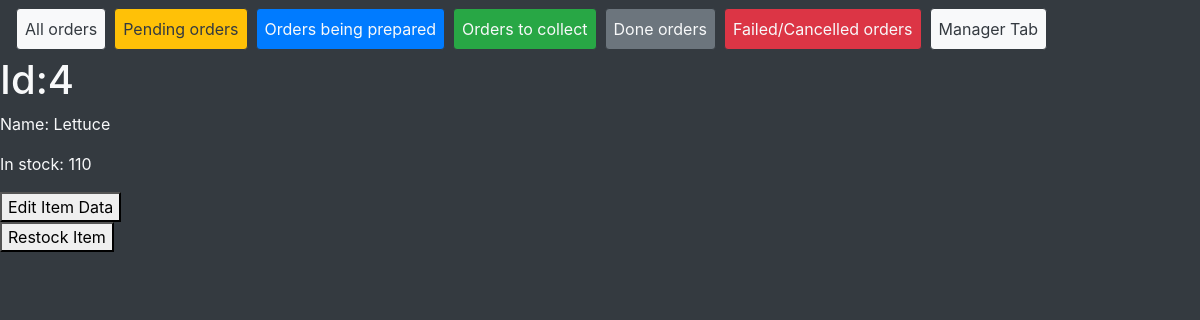
Before: /ordersys/manage_ingredient/4 with the older database file.
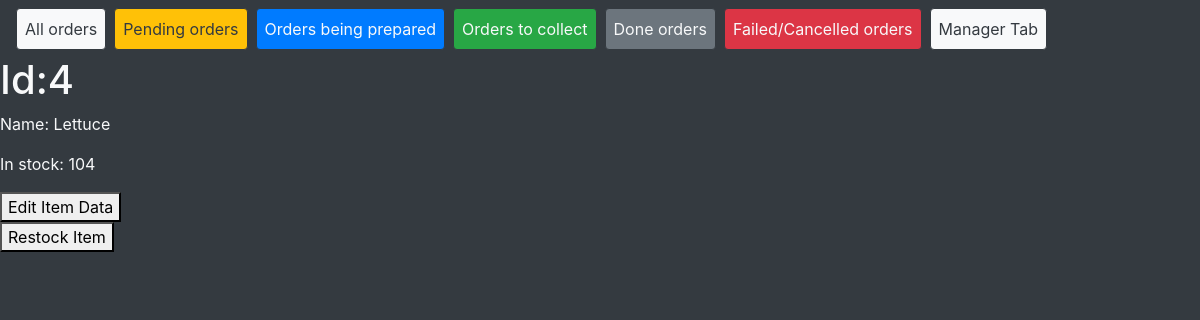
After: the same page with the newer database file.
### ordersys/models.py (models this page shows, shortened)
class Ingredient(models.Model):
    name = models.CharField(max_length=32)
    amount_stored = models.PositiveIntegerField()
    restock_cost = models.DecimalField(max_digits=4, decimal_places=2, default=0)

### ordersys/views/manager_views.py (the view)
# urls.py: path('manage_ingredient/<int:pk>', views.IngredientDetailsView.as_view(), name='ingredient_details'),
class IngredientDetailsView(generic.DetailView):
    model = Ingredient
    template_name = 'ordersys/manager/ingredient_details.html'

### ordersys/templates/ordersys/manager/ingredient_details.html
{% extends "ordersys/base.html" %}
{% block content %}
    <h1>Id:{{ingredient.id}} </h1>
    <p>Name: {{ingredient.name}}</p>
    <p>In stock: {{ingredient.amount_stored}}</p>
    <form action="{% url 'ordersys:edit_ingredient' ingredient.id%}" method="get">
        <button type="submit">Edit Item Data</button>
    </form>
    <form action="{% url 'ordersys:restock_ingredient' ingredient.id %}" method="get">
        <button type="submit">Restock Item</button>
    </form>
{% endblock %}

Changed rows visible on the page:
changed Ingredient "Lettuce": amount_stored "110" → "104"
